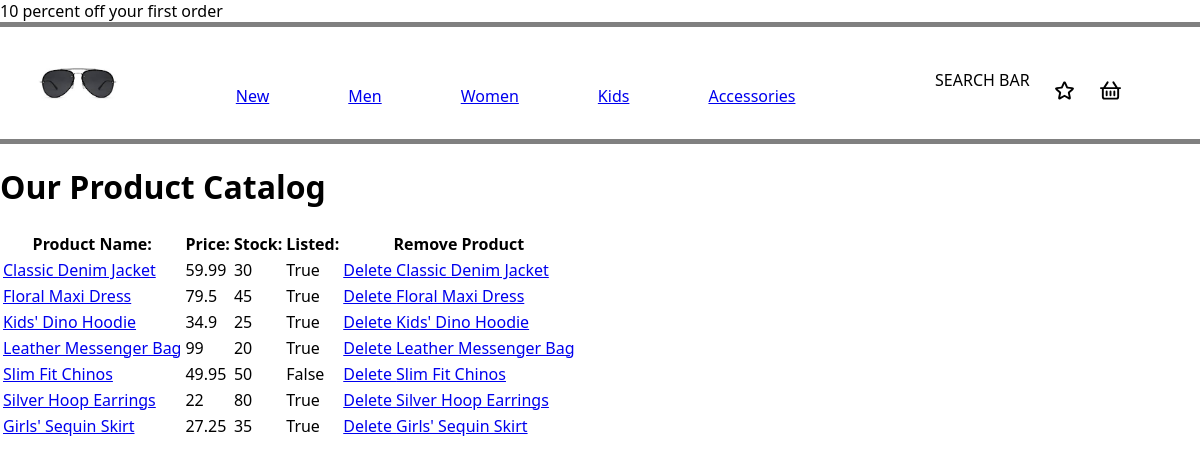
Page /stockPage on the committed database.
### tables this page shows
CREATE TABLE products
(
    product_id INTEGER PRIMARY KEY AUTOINCREMENT,
    name TEXT NOT NULL,
    price DECIMAL NOT NULL,
    description TEXT,
    stock INTEGER,
    image TEXT,
    releaseDate DATE NOT NULL,
    category TEXT NOT NULL,
    listed BOOLEAN
);

### app.py (the view)
@app.route("/stockPage", methods = ['GET','POST'])
def stock():
    db = get_db()
    products = db.execute(''' SELECT * FROM products''')
    return render_template('stockPage.html', products = products)

### app.py (called while the page is built)
@app.before_request
def loaf_logged_in_user():
    g.user = session.get("username",None)#None = default if key is not there, g. makes the variable global(this can be used in jinja too)

### database.py (called while the page is built)
def get_db():
    if "db" not in g:
        g.db = sqlite3.connect(DATABASE,
        detect_types=sqlite3.PARSE_DECLTYPES
        )
        g.db.row_factory = sqlite3.Row
        return g.db

### templates/stockPage.html
{% extends "secretBase.html" %}
{% block main_content%}
    <h1>Our Product Catalog</h1>
    <table>
        <tr><th>Product Name:</th> <th>Price:</th><th>Stock:</th><th>Listed:</th><th>Remove Product</th></tr>
        {% for product in products %}
        <tr>
            <td> <a href = "{{url_for('editProduct', product_id=product['product_id']  )}}">{{product["name"]}}</a></td>
            <td> {{product["price"]}}</td>
            <td> {{product["stock"]}}</td>
            <td>
                {% if product["listed"] == 1 %}
                True
                {%else%}
                False
                {%endif%}
            </td>
            <td id = "delete"> <a href = "{{url_for('deleteProduct', product_id=product['product_id']  )}}"> Delete {{product["name"]}}</a></td>
        </tr>
        {%endfor%}
    </table>
{% endblock %}

### templates/secretBase.html (shortened to what this page needs)
<!DOCTYPE html>
<html lang="en">
<head>
    <link rel="stylesheet" href="../static/secret.css" />
</head>
<body tabIndex=0>
    <header id = 'banner'>
        <marquee behavior="scroll" direction="right">10 percent off your first order</marquee>
    </header>
    <aside>
    <img src = "../static/images/sunglasses.jpg">
    <nav id = navFilter>
        <a href="{{url_for('new')}}">New</a>
        <a href="{{url_for('men')}}">Men</a>
        <a href="{{url_for('women')}}">Women</a>
        <a href="{{url_for('kids')}}">Kids</a>
        <a href="{{url_for('accessories')}}">Accessories</a>
    </nav>
    <nav>
        <p>SEARCH BAR</p>
        <a href="{{url_for('basket')}}"><img src = "../static/images/star-svgrepo-com.svg"></a>
        <a href="{{url_for('basket')}}" ><img src = "../static/images/basket-svgrepo-com.svg"></a>
    </nav>
    </aside>
    {%block main_content%}
    {%endblock%}
</body>
</html>

### static/secret.css (style rules this page uses)
html { font-family: 'Segoe UI', Tahoma, Geneva, Verdana, sans-serif; margin: 0px; }
nav,aside { display: flex; align-items: flex-end; justify-content: space-evenly; padding: 1em; position: sticky; }
aside { height: 5em; border-bottom: 5px gray solid; border-top: 5px gray solid; }
aside img { max-width: 100%; max-height: 100%; }
#navFilter { width: 60%; }
body { margin: 0%; }
nav a { max-width: 10%; }
nav + nav { width: 20%; }

### rows in the picture
products: name "Classic Denim Jacket", price "59.99", stock "30", listed "True"
products: name "Floral Maxi Dress", price "79.5", stock "45", listed "True"
products: name "Kids' Dino Hoodie", price "34.9", stock "25", listed "True"
products: name "Leather Messenger Bag", price "99", stock "20", listed "True"
products: name "Slim Fit Chinos", price "49.95", stock "50", listed "False"
products: name "Silver Hoop Earrings", price "22", stock "80", listed "True"
products: name "Girls' Sequin Skirt", price "27.25", stock "35", listed "True"
